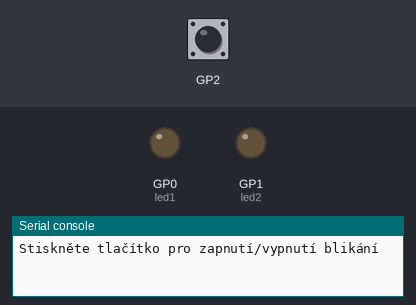
Simulated run of this program. Board: Raspberry Pi Pico running CircuitPython. On the bench: output pins drawn as LEDs (lit = HIGH), the last lines printed to the serial console. Dashed ring = blinking. Inputs (shaded band) come from the test bench; at power-on: GP2 HIGH.

Above: at 1.2 s.
1.3 s: GP2 pulled LOW for 0.15 s
At 1.7 s:
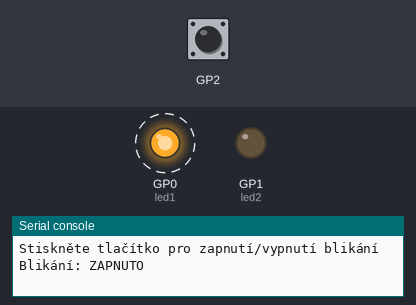
4.3 s: GP2 pulled LOW for 1 s
At 5.1 s:
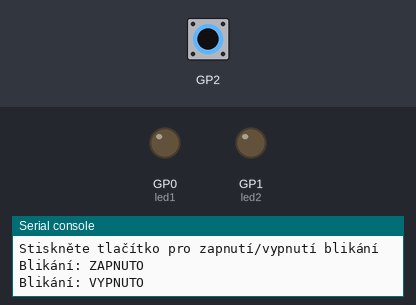
6.8 s: GP2 pulled LOW for 3.2 s
At 7.7 s:
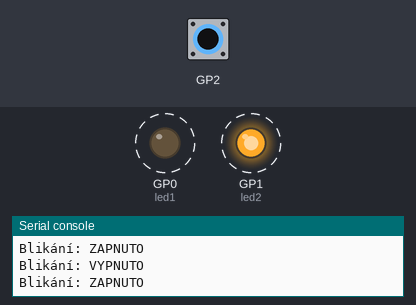
Timing chart, 0 to 17.5 s (numbered marks = the images above; inputs shaded):
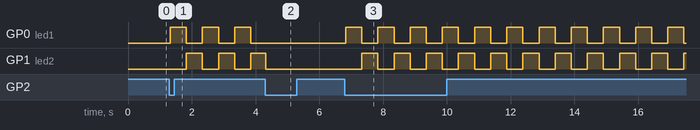

Measured:
- after the input at 1.3 s, GP0 (led1): alternates HIGH for 0.51 s and LOW for 0.51 s, starting at once; GP1 (led2): alternates HIGH for 0.51 s and LOW for 0.51 s, starting after 0.53 s
- after the input at 4.3 s, GP0 (led1): stops changing and stays LOW; GP1 (led2): goes on until 4.3 s, then stays LOW
- after the input at 6.8 s, GP0 (led1): alternates HIGH for 0.51 s and LOW for 0.51 s, starting at once; GP1 (led2): alternates HIGH for 0.51 s and LOW for 0.51 s, starting after 0.53 s

The program:

code.py
```python
"""
LEVEL 3 - Ovládání blikání tlačítkem (LEPŠÍ ŘEŠENÍ)

ZAPOJENÍ OBVODU:
ROZŠIŘUJEME zapojení z Level 2 - ponecháváme obě LED a přidáváme tlačítko:
- Červenou LED připojte anodou (+) ke GP00
- Z katody (-) první LED veďte odpor 330Ω k zemi (GND)
- Zelenou LED připojte anodou (+) ke GP01
- Z katody (-) druhé LED veďte odpor 330Ω k zemi (GND)
- PŘIDÁVÁME: Tlačítko připojte jedním kontaktem ke GP02
- Druhý kontakt tlačítka připojte k zemi (GND)

Toto je vylepšená verze, která řeší problém s blokováním při sleep().
Místo dlouhých čekání používáme neblokující časování a specializovanou
knihovnu keypad pro profesionální práci s tlačítky.

VYLEPŠENÍ:
- Tlačítko reaguje okamžitě, i během blikání
- Automatické debouncing pomocí keypad knihovny
- Event-driven programování s frontou událostí
"""

# import knihoven pro práci s hardware
import board        # přístup k pinům a hardware zařízení
import digitalio    # práce s digitálními vstupy a výstupy
import time         # funkce pro čekání a práci s časem
import keypad       # pokročilá práce s tlačítky a událostmi

# vytvoření objektů pro LED
led1 = digitalio.DigitalInOut(board.GP0)
led1.direction = digitalio.Direction.OUTPUT

led2 = digitalio.DigitalInOut(board.GP1)
led2.direction = digitalio.Direction.OUTPUT

# vytvoření keypad objektu pro tlačítko s automatickým debouncing
keys = keypad.Keys((board.GP2,), value_when_pressed=False, pull=True)

# proměnné pro řízení stavu
blikani_zapnuto = False
led_stav = False  # True = led1 svítí, False = led2 svítí
posledni_cas = time.monotonic()

# konstanta pro rychlost blikání
RYCHLOST_BLIKANI = 0.5

print("Stiskněte tlačítko pro zapnutí/vypnutí blikání")

# hlavní smyčka s event-driven přístupem
while True:
    # kontrola událostí tlačítka
    event = keys.events.get()

    if event and event.pressed:
        # přepnutí stavu blikání
        blikani_zapnuto = not blikani_zapnuto
        print(f"Blikání: {'ZAPNUTO' if blikani_zapnuto else 'VYPNUTO'}")

        # vypnutí LED při zastavení blikání
        if not blikani_zapnuto:
            led1.value = False
            led2.value = False

    # neblokující blikání pomocí časování
    if blikani_zapnuto:
        aktualni_cas = time.monotonic()

        if aktualni_cas - posledni_cas >= RYCHLOST_BLIKANI:
            # přepnutí LED
            led_stav = not led_stav
            led1.value = led_stav
            led2.value = not led_stav

            posledni_cas = aktualni_cas

    # krátká pauza pro stabilitu
    time.sleep(0.01)
```
